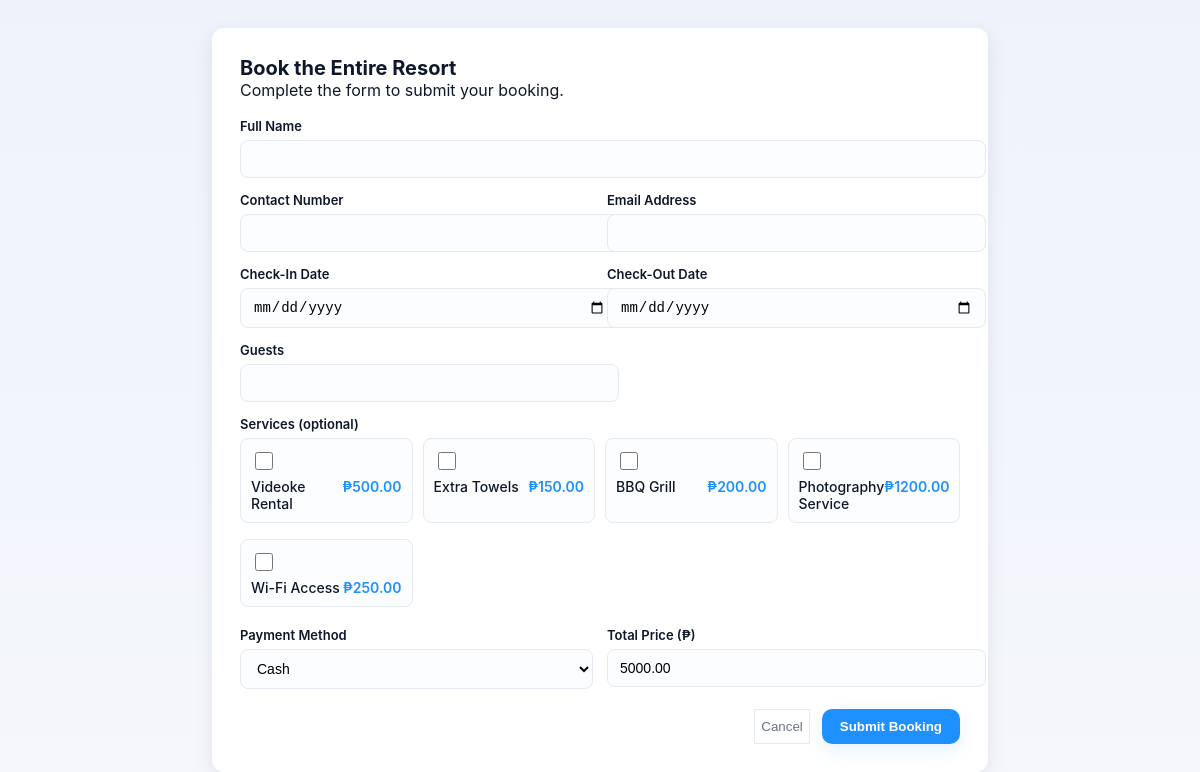
The page /booking on the database its author committed.
### adminApp/models.py (models this page shows, shortened)
class Services(models.Model):
    service_name = models.CharField(max_length=50)
    service_description = models.TextField(max_length=200)
    service_price = models.DecimalField(max_digits=10, decimal_places=2)

### homePage/views.py (the view, shortened to what this page needs)
# urls.py: path('booking', views.booking_form, name='booking_form'),
def booking_form(request):
    services = Services.objects.all()
    bookings = Booking.objects.all()
    booked_dates = []
    for b in bookings:
        current_date = b.checkIn_date
        while current_date <= b.checkOut_date:
            booked_dates.append(current_date.strftime("%Y-%m-%d"))
            current_date += timedelta(days=1)
    return render(request, "html/booking_form.html", {"services": services,"booked_dates": booked_dates})

### homePage/templates/html/booking_form.html (shortened to what this page needs)
<!DOCTYPE html>
<html lang="en">
<head>
</head>
<body>
  <div class="card">
    <div class="header">
      <h1>Book the Entire Resort</h1>
      <div class="muted">Complete the form to submit your booking.</div>
    </div>
    <form method="POST">
      <div class="full">
        <label>Full Name</label>
        <input type="text" name="fullname" required>
      </div>
      <div>
        <label>Contact Number</label>
        <input type="text" name="contact" required>
      </div>
      <div>
        <label>Email Address</label>
        <input type="email" name="email" required>
      </div>
      <div>
        <label>Check-In Date</label>
        <input type="date" id="checkIn_date" name="checkIn_date" required>
      </div>
      <div>
        <label>Check-Out Date</label>
        <input type="date" id="checkOut_date" name="checkOut_date" required>
      </div>
      <div>
        <label>Guests</label>
        <input type="number" name="number_of_guests" min="1" required>
      </div>
      <div class="full">
        <label>Services (optional)</label>
        <div class="services-grid">
          {% for s in services %}
            <label class="service-card">
              <input type="checkbox" name="services" value="{{ s.id }}" data-price="{{ s.service_price }}">
              <div class="service-info">
                <span class="service-name">{{ s.service_name }}</span>
                <span class="service-price">₱{{ s.service_price }}</span>
              </div>
            </label>
          {% endfor %}
        </div>
      </div>
      <div>
        <label>Payment Method</label>
        <select name="payment_method" required>
          <option value="CASH">Cash</option>
        </select>
      </div>
      <div>
        <label>Total Price (₱)</label>
        <input type="number" name="total_price" id="total_price" readonly value="0">
      </div>
      <div class="actions">
        <button type="button" class="secondary" onclick="window.history.back()">Cancel</button>
        <button type="submit" class="btn">Submit Booking</button>
      </div>
    </form>
  </div>
</body>
</html>

### homePage/templates/html/booking_form.html (style rules this page uses)
:root { --bg:#f5f7fb; --card:#ffffff; --accent:#1e90ff; --muted:#6b7280; --success:#16a34a; --danger:#ef4444; --radius:12px; --shadow: 0 6px 20px rgba(16,24,40,0.08); --maxw:720px; font-family: Inter, system-ui, -apple-system, "Segoe UI", Roboto, Arial; }
body { margin:0; background: linear-gradient(180deg, #eef3fb 0%, var(--bg) 100%); display:flex; align-items:center; justify-content:center; padding:28px; color:#0f172a; }
.card { width:100%; max-width:var(--maxw); background:var(--card); border-radius:var(--radius); box-shadow:var(--shadow); padding:28px; }
.header { margin-bottom:18px; }
.header h1 { margin:0; font-size:20px; }
form { display:grid; grid-template-columns:repeat(2, 1fr); gap:14px; }
.full { grid-column:1 / -1; }
label { display:block; font-size:13px; margin-bottom:6px; font-weight:600; }
input, select, textarea { width:100%; padding:10px 12px; border-radius:8px; border:1px solid #e6e9ef; font-size:14px; background:#fcfdff; outline:none; }
.actions { grid-column:1 / -1; display:flex; justify-content:flex-end; gap:12px; margin-top:6px; }
button.btn { background:var(--accent); color:white; border:0; padding:10px 18px; border-radius:10px; font-weight:600; cursor:pointer; box-shadow: 0 6px 18px rgba(30,144,255,0.12); }
button.secondary { background:transparent; color:var(--muted); border:1px solid #e6e9ef; }
.services-grid { display: grid; grid-template-columns: repeat(auto-fill, minmax(140px, 1fr)); gap: 10px; margin-top: 6px; }
.service-card { display: flex; flex-direction: column; border: 1px solid #e6e9ef; border-radius: 8px; padding: 10px; cursor: pointer; transition: all 0.2s; background: #fcfdff; }
.service-card input[type="checkbox"] { margin-bottom: 8px; width: 18px; height: 18px; accent-color: var(--accent); cursor: pointer; }
.service-info { display: flex; justify-content: space-between; font-size: 14px; }
.service-name { font-weight: 500; }
.service-price { font-weight: 600; color: var(--accent); }

### rows shown on the page
Services: service_name "Videoke Rental", service_price "500.00"
Services: service_name "Extra Towels", service_price "150.00"
Services: service_name "BBQ Grill", service_price "200.00"
Services: service_name "Photography Service", service_price "1200.00"
Services: service_name "Wi-Fi Access", service_price "250.00"
